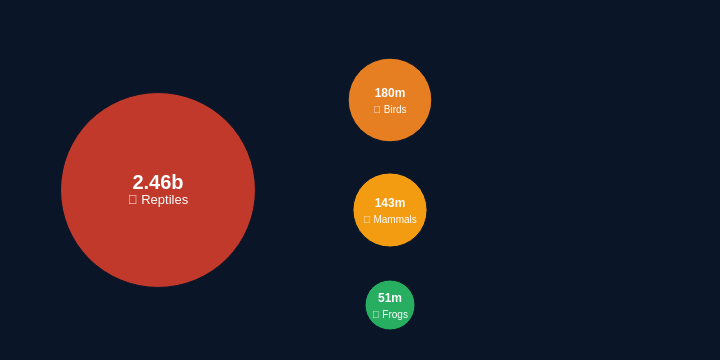

Vega-Lite specification stored for this chart:
### Vega specification from a JSON file in a GitHub repository (floating-point values rounded to 4 significant figures)
{"$schema": "https://vega.github.io/schema/vega/v5.json", "width": 700, "height": 340, "background": "#0a1628", "padding": 10, "signals": [{"name": "selected", "value": null, "on": [{"events": "symbol:click", "update": "selected === datum.id ? null : datum.id"}]}], "data": [{"name": "circles", "values": [{"id": "reptiles", "label": "2.46b", "name": "🦎 Reptiles", "x": 148, "y": 180, "size": 38000, "color": "#C0392B"}, {"id": "birds", "label": "180m", "name": "🦅 Birds", "x": 380, "y": 90, "size": 7000, "color": "#E67E22"}, {"id": "mammals", "label": "143m", "name": "🦘 Mammals", "x": 380, "y": 200, "size": 5500, "color": "#F39C12"}, {"id": "frogs", "label": "51m", "name": "🐸 Frogs", "x": 380, "y": 295, "size": 2500, "color": "#27AE60"}]}], "marks": [{"type": "symbol", "from": {"data": "circles"}, "encode": {"enter": {"shape": {"value": "circle"}, "x": {"field": "x"}, "y": {"field": "y"}, "fill": {"field": "color"}, "cursor": {"value": "pointer"}, "tooltip": {"signal": "{'Species': datum.name, 'Count': datum.label}"}}, "update": {"size": {"signal": "selected === datum.id ? datum.size * 1.12 : datum.size"}, "opacity": {"signal": "selected === null || selected === datum.id ? 1 : 0.25"}, "stroke": {"signal": "selected === datum.id ? '#ffffff' : '#0a1628'"}, "strokeWidth": {"signal": "selected === datum.id ? 3 : 1"}}}}, {"type": "symbol", "from": {"data": "circles"}, "encode": {"enter": {"shape": {"value": "circle"}, "x": {"field": "x"}, "y": {"field": "y"}, "fill": {"value": "transparent"}, "stroke": {"value": "transparent"}, "cursor": {"value": "pointer"}}, "update": {"size": {"signal": "datum.size * 1.6"}}}}, {"type": "text", "from": {"data": "circles"}, "interactive": false, "encode": {"enter": {"x": {"field": "x"}, "y": {"field": "y", "offset": -7}, "text": {"field": "label"}, "fill": {"value": "#ffffff"}, "fontSize": {"signal": "datum.id === 'reptiles' ? 20 : 12"}, "fontWeight": {"value": "bold"}, "align": {"value": "center"}, "baseline": {"value": "middle"}}, "update": {"opacity": {"signal": "selected === null || selected === datum.id ? 1 : 0.3"}}}}, {"type": "text", "from": {"data": "circles"}, "interactive": false, "encode": {"enter": {"x": {"field": "x"}, "y": {"field": "y", "offset": 10}, "text": {"field": "name"}, "fill": {"value": "#ffffff"}, "fontSize": {"signal": "datum.id === 'reptiles' ? 13 : 10"}, "align": {"value": "center"}, "baseline": {"value": "middle"}}, "update": {"opacity": {"signal": "selected === null || selected === datum.id ? 1 : 0.3"}}}}]}
